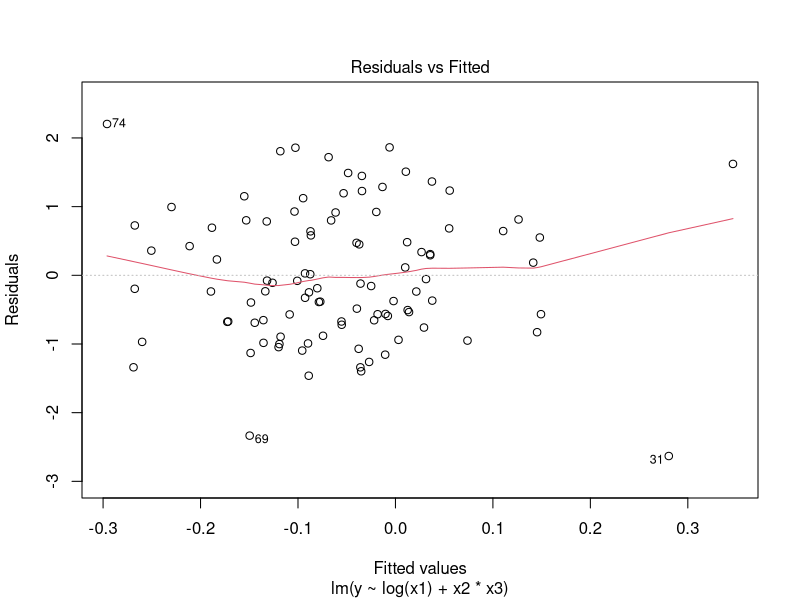
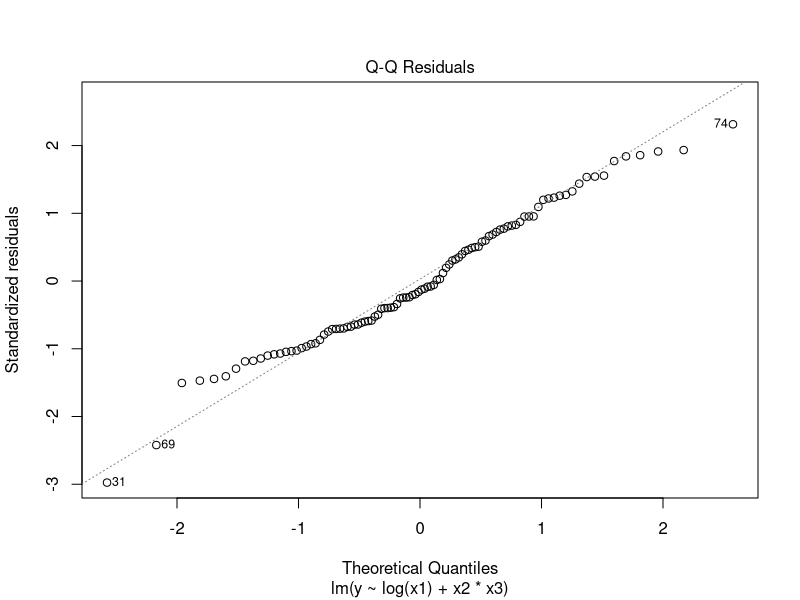
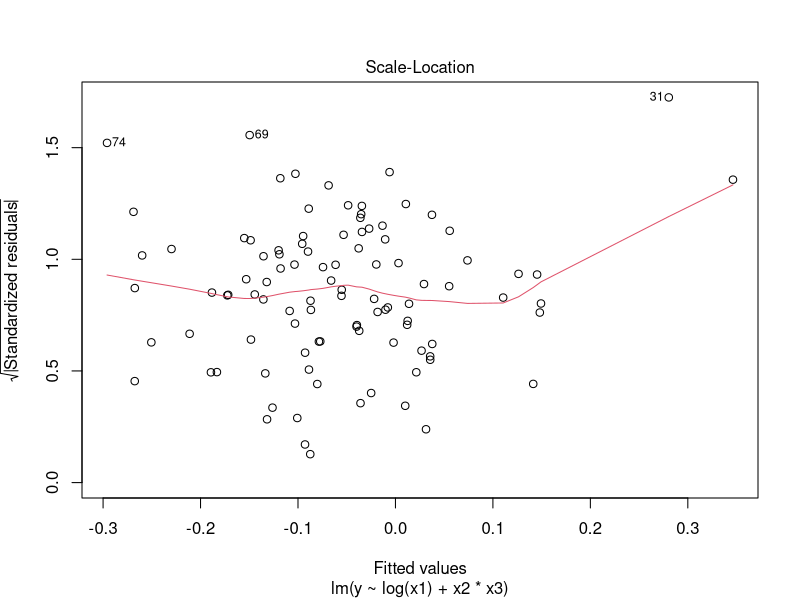
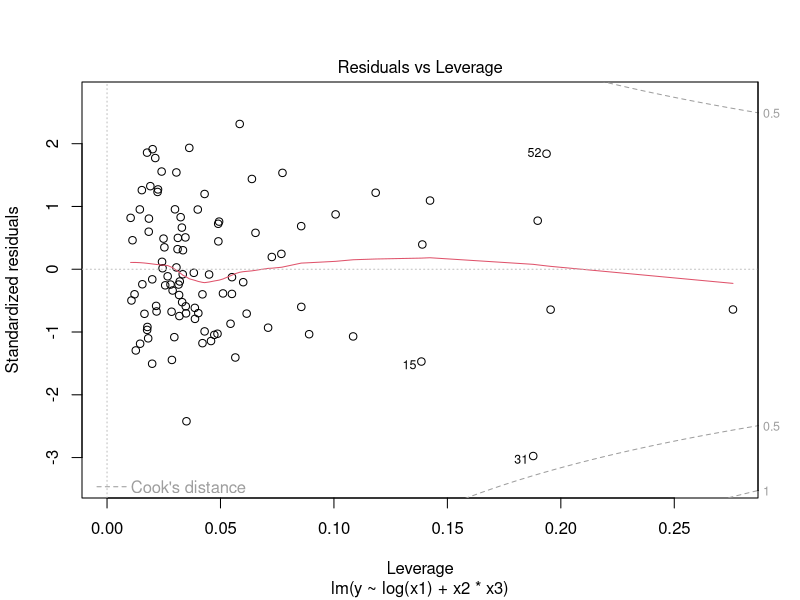

Write R code to recreate these figures, in order.
num.of.vals <- 100
c1 <- as.call(list(rnorm,num.of.vals,m=50))
c1
c2 <- call("rnorm",num.of.vals,m=50)
c2
eval(c2)

dat <- data.frame(x1 = eval(c1),
                  x2 = eval(c1),
                  x3 = eval(c1),
                  x4 = eval(c1),
                  y  = rnorm(num.of.vals))
str(dat)

m2 <- lm( y ~ log(x1) + x2*x3, data = dat)
m2
plot(m2)

suffixX <- function(fmla,x,s) {
    upform <- as.formula(paste(". ~ .", "-",x , "+", paste(x,s,sep=""), sep=""))
    update.formula(fmla, upform)
}

newfmla <- formula(m2)
newfmla
suffixX(newfmla, "x2", "c")             # log(x1) is missed by update
suffixX(newfmla, "x1", "c")             # + member leakage

do.call("substitute", list(newfmla, setNames(list(as.name("x1c")), "x1")))
